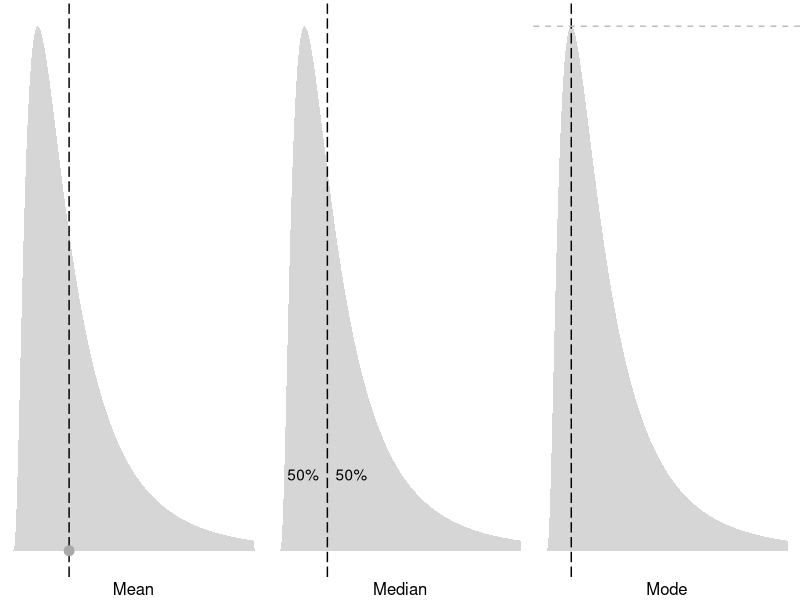
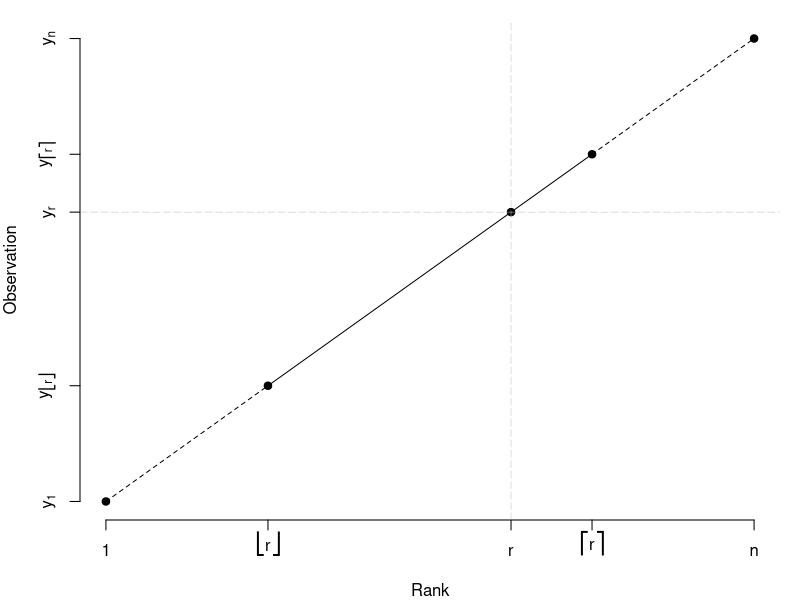
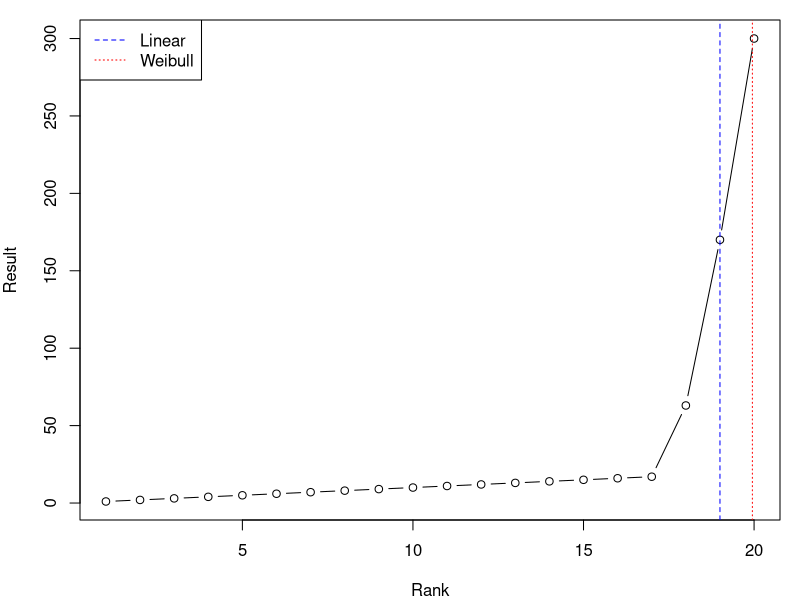
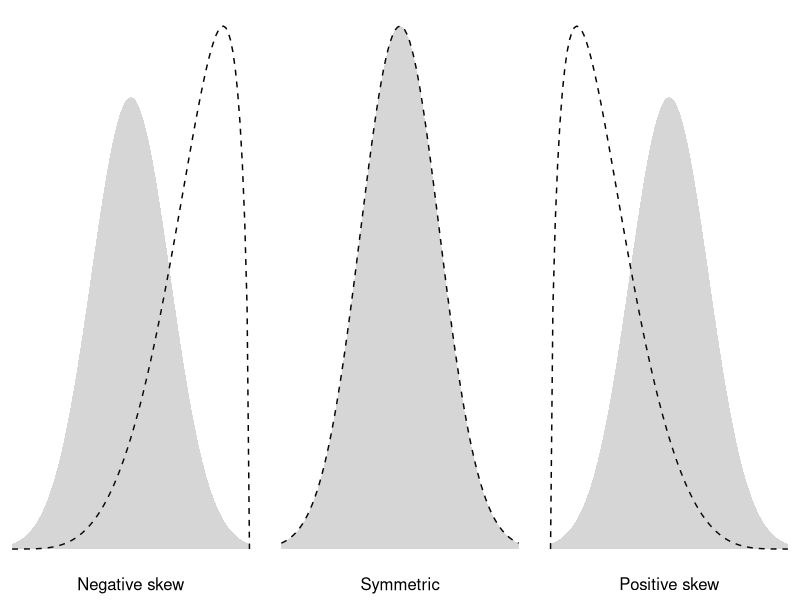
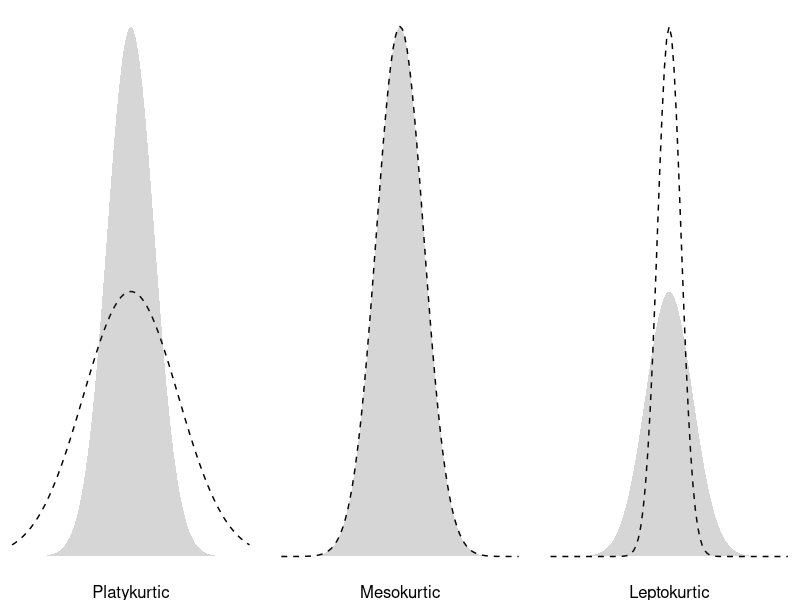
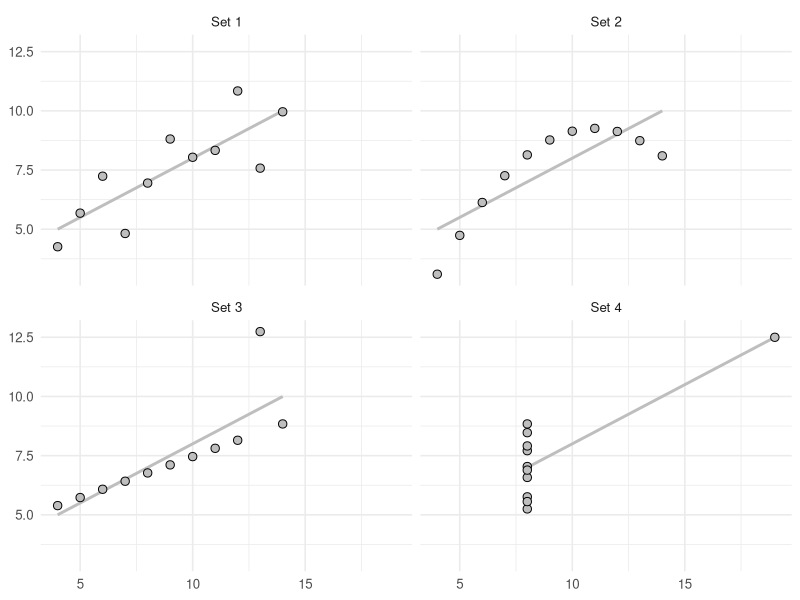

The R source for these figures, in order:
######################################
# R4H2O: Descriptive statistics images
######################################

# Central Tendency

library(tidyverse)
library(gridExtra)

titles <- c("Mean", "Median", "Mode")

d <- tibble(x = seq(0, 5, .01),
            y = dlnorm(seq(0, 5, .01), meanlog = 0, sdlog = .8))

g <- ggplot(d, aes(x, y)) + 
  geom_area(alpha = 0.2) +
  theme_void() 

m <- exp(0 + .4^2)

g1 <- g + 
  geom_vline(xintercept = m, linetype = 5) +
  geom_point(data = tibble(x = m, y = 0), aes(x, y), size = 3, col = "darkgrey")

g2 <- g + 
  geom_vline(xintercept = 1, linetype = 5) + 
  annotate("text", x = c(.5, 1.5), y = c(.1, .1), label = "50%")

g3 <- g + 
  geom_vline(xintercept = d$x[which.max(d$y)], linetype = 5) + 
  geom_hline(yintercept = max(d$y), linetype = 2, col = "grey")

plots = mapply(arrangeGrob, list(g1, g2, g3), 
               bottom = titles, SIMPLIFY = FALSE)

grid.arrange(grobs = plots, ncol = 3)

# Calculating percentiles

p <- c(1, 2, 3.5, 4, 5)
q <- 2 * p

par(mar=c(4, 4, 1, 1))
plot(p, q, pch = 19, 
     xlab = "Rank",  ylab = "Observation", 
     xaxt = "n", yaxt = "n", 
     frame.plot = FALSE)
axis(1, at = p,
     labels = c(1, expression(group(lfloor, r, rfloor)), "r", 
                expression(group(lceil, r, rceil)), "n"))
axis(2, at = q, labels = c(expression(y[1]),
                           expression(y[group(lfloor, r, rfloor)]), expression(y[r]),
                           expression(y[group(lceil, r, rceil)]), expression(y[n])))
lines(p[1:2], q[1:2], lty = 2)
lines(p[2:4], q[2:4], lty = 1)
lines(p[4:5], q[4:5], lty = 2)
abline(h = q[3], col = "gray", lwd = .5, lty = 5)
abline(v = p[3], col = "gray", lwd = .5, lty = 5)

# Percentiles methods example
# Create data
sample <- c(1:17, 63, 170, 300)

# Set parameters
m <- length(sample)
p <- 0.95

# Visualise
par(mar=c(4, 4, 1, 1))
plot(sample, type = "b",
     xlab = "Rank", ylab = "Result",
     cex.axis = 1,
     cex.lab = 1,
     cex.main = 1,
     cex.sub = 1,
     lwd = 1)

# Calculate rank
r_weibull <- p * (m + 1)
r_lin <- p * m

# Interpolate percentiles
x_weibull <- (1 - (r_weibull - floor(r_weibull))) * sample[floor(r_weibull)] + (r_weibull - floor(r_weibull)) * sample[ceiling(r_weibull)]
x_lin <- (1 - (r_lin - floor(r_lin))) * sample[floor(r_lin)] + (r_lin - floor(r_lin)) * sample[ceiling(r_lin)]

# Visualise
abline(v = r_weibull, col = "red", lwd = 1, lty = 3)
abline(v = r_lin, col = "blue", lwd = 1, lty = 2)

# Legend
legend("topleft", legend = c("Linear", "Weibull"), col = c("blue", "red"), lwd = 1, lty = c(2, 3))

# Skewness
d <- tibble(x = 1:101,
            `Negative skew` = dbeta(seq(0, 1, .01, ), shape1 = 5, shape2 = 1.5),
            Symmetric = dnorm(seq(-3, 3, length.out = 101)),
            `Positive skew` = dbeta(seq(0, 1, .01, ), shape1 = 1.5, shape2 = 5)) %>% 
  pivot_longer(-x, values_to = "y") %>% 
  mutate(name = fct_inorder(name))

d$y2 <- rep(dnorm(seq(-3, 3, length.out = 101)), each = 3)
d$y2[d$name != "Symmetric"] <- d$y2[d$name != "Symmetric"] * 6.1 

ggplot(d, aes(x, y)) + 
  geom_line(lty = 2) +
  geom_area(aes(x, y2), alpha = 0.2) +
  facet_wrap(~name, scales = "free_y", strip.position = "bottom") + 
  theme_void() +
  theme(strip.text.x = element_text(margin = margin(0, 0, 2 ,0, "mm"),
                                    size = 12))

# Kurtosis
# Based on https://twitter.com/bolkerb/status/1518312191711223810

library(tidyverse)
s <- seq(-5, 5, length.out = 101)
d <- tibble(x = 1:101,
            Platykurtic = dnorm(s, sd = 2),
            Mesokurtic  = dnorm(s, sd = 1),
            Leptokurtic = dnorm(s, sd = .5)) %>% 
  pivot_longer(-x, values_to = "y") %>% 
  mutate(name = fct_inorder(name))

d$y2 <- rep(dnorm(s), each = 3)
d$y2[d$name == "Leptokurtic"] <- d$y2[d$name == "Leptokurtic"]
d$y2[d$name == "Platykurtic"] <- d$y2[d$name == "Platykurtic"]

ggplot(d, aes(x, y)) + 
  geom_line(lty = 2) +
  facet_wrap(~name,strip.position = "bottom", scales = "free_y") + 
  theme_void() +
  theme(strip.text.x = element_text(size = 12)) + 
  geom_area(aes(x, y2), alpha = 0.2)

# Visualise Anscombe's quartet

p <- anscombe %>%
        select(1:4) %>%
        pivot_longer(cols = 1:4, names_to = "set", values_to = "x") %>%
        mutate(set = str_remove(set, "x"))

      q <- anscombe %>%
        select(5:8) %>%
        pivot_longer(cols = 1:4, names_to = "set", values_to = "y") %>%
        mutate(set = str_remove(set, "y"))

      tibble(p, y = q$y) %>%
        mutate(set = paste("Set", set))  %>%
        ggplot(aes(x, y)) +
        geom_smooth(method = "lm", se = FALSE, col = "gray") +
        geom_point(size = 2.5, colour = "black", fill = "gray", shape = 21) +
        facet_wrap(~set) + 
        theme_minimal(base_size = 12) +
        labs(x = NULL, y = NULL)

# Explore Anscombe's Quartet

data(anscombe)
anscombe
